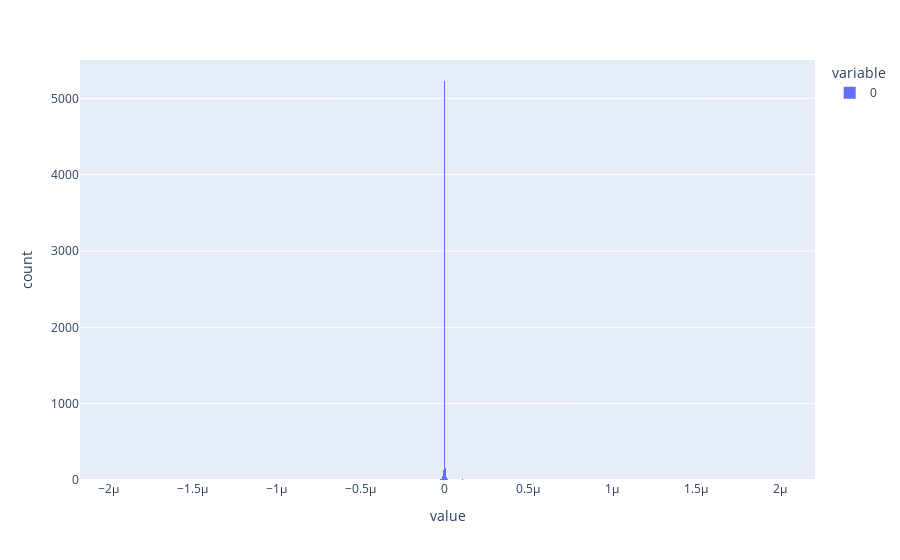

Here is the notebook cell this chart was saved with:
### Code cell
px.histogram(pd.DataFrame(sample.to_numpy().flatten()))

### Figure 1 — Plotly figure (JSON) as saved in the notebook; plotly's stock layout.template omitted (floating-point values rounded to 4 significant figures; data arrays with more than 128 entries replaced by an {"elided": "..."} marker saying what was removed)
{"data": [{"alignmentgroup": "True", "bingroup": "x", "hovertemplate": "variable=0<br>value=%{x}<br>count=%{y}<extra></extra>", "legendgroup": "0", "marker": {"color": "#636efa", "pattern": {"shape": ""}}, "name": "0", "offsetgroup": "0", "orientation": "v", "showlegend": true, "type": "histogram", "x": {"elided": "5733 float values"}, "xaxis": "x", "yaxis": "y"}], "layout": {"barmode": "relative", "legend": {"title": {"text": "variable"}, "tracegroupgap": 0}, "margin": {"t": 60}, "xaxis": {"anchor": "y", "domain": [0, 1], "title": {"text": "value"}}, "yaxis": {"anchor": "x", "domain": [0, 1], "title": {"text": "count"}}}}
